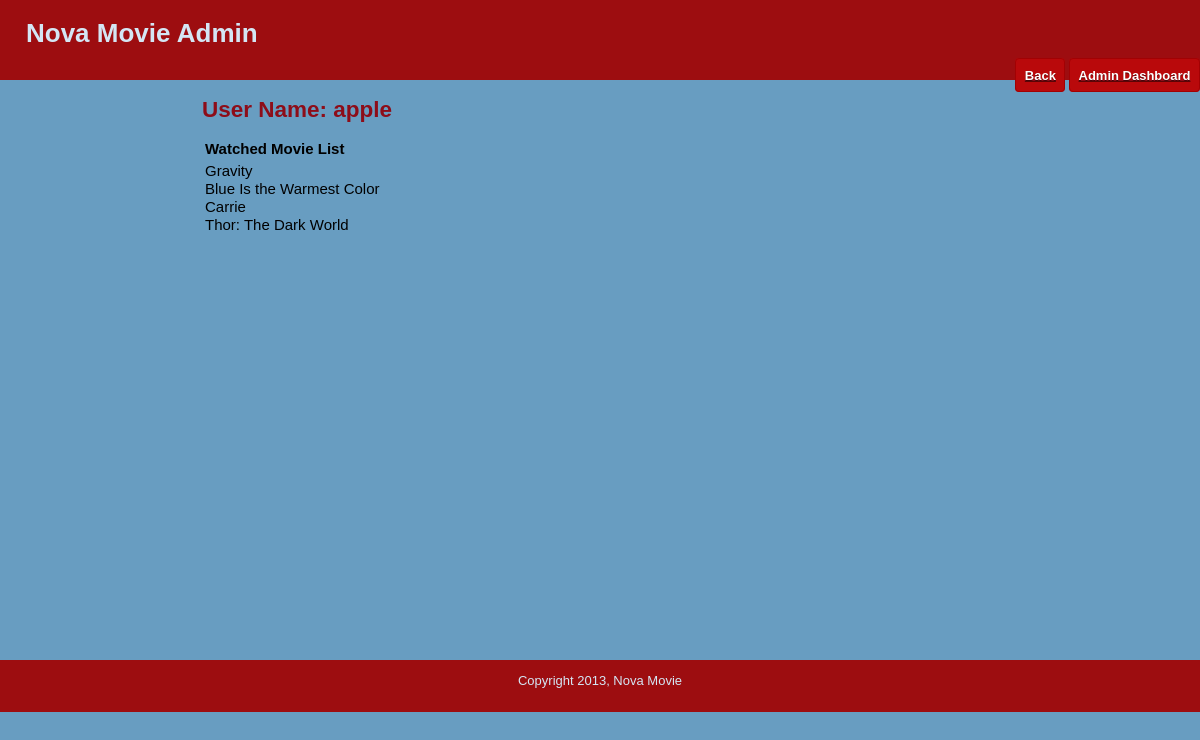
The app's page /public/watched_movie_for_admin.php?id=3 (signed in) with its own data.
### tables this page shows
CREATE TABLE user (
  id int Not NULL AUTO_INCREMENT,
  name MEDIUMTEXT Not NULL,  
  email varchar(255) not NULL,
  password MEDIUMTEXT not NULL,  
  start_date timestamp not NULL,
  expr_date timestamp not NULL,
  payment MEDIUMTEXT Default NULL,
  expired bit Default 0,   
  deleted bit default 0,  
  PRIMARY KEY (id),
  unique (email)
);

CREATE TABLE watched(
  id int Not NULL AUTO_INCREMENT,
  user_id int Not NULL,
  movie_id int  Not NULL,
  PRIMARY KEY (id),
  FOREIGN KEY (user_id) REFERENCES user(id)
    ON DELETE CASCADE ON UPDATE CASCADE,
  FOREIGN KEY (movie_id) REFERENCES movie(id)
    ON DELETE CASCADE ON UPDATE CASCADE
);

### includes/functions.php (called while the page is built, shortened)
<?php
	function find_user_by_id($user_id) {
		global $connection;
		$safe_user_id = mysqli_real_escape_string($connection, $user_id);
		$query  = "SELECT * ";
		$query .= "FROM user ";
		$query .= "WHERE id = {$safe_user_id} ";
		$query .= "LIMIT 1";
		$user_set = mysqli_query($connection, $query);
		if($user = mysqli_fetch_assoc($user_set)) {
			return $user;
		} else {
			return null;
		}
	}
	function find_watched_by_userid($user_id){
	global $connection;
	$query  = "SELECT DISTINCT  watched.id, name ";
	$query .= "FROM movie, watched ";
	$query .= " WHERE user_id = '{$user_id}' ";
	$query .= " AND movie.id = movie_id ";
	$watched_set = mysqli_query($connection, $query);
	return $watched_set;
	}
?>

### public/watched_movie_for_admin.php (the view, shortened to what this page needs)
<?php require_once("../includes/db_connection.php"); ?>
<?php require_once("../includes/functions.php"); ?>
<?php
  $user = find_user_by_id($_GET["id"]);
?>
<?php
  $watched_set = find_watched_by_userid($_GET["id"]);
?>
<?php include("../includes/layouts/header.php"); ?>
<div class="hlinks">
   <a href="edit_user.php?id=<?php echo urlencode($user["id"]); ?>"><span class="text">Back</span></a>
   <a href="admin_dashboard.php"><span class="text">Admin Dashboard</span></a>
</div>
</div>
<div id="main">
  <div id="navigation">
  </div>
  <div id="page">
    <h2>User Name: <?php echo htmlentities($user["name"]); ?></h2>
	<table>
    <tr>
	    <th style="text-align: left; ">Watched Movie List</th>
    </tr>
	<?php while($watched = mysqli_fetch_assoc($watched_set)) { ?>
	<tr><td>
	     <?php echo htmlentities($watched["name"]); ?>
	</td></tr>
	<?php } ?>
	</table>
  </div>
</div>
<?php include("../includes/layouts/footer.php"); ?>

### public/stylesheets/public.css (style rules this page uses)
html { height: 100%; width: 100%; }
body { width: 100%; height: 100%; margin: 0; padding: 0; border: 0; font-family: Verdana, Arial, Helvetica, sans-serif; font-size: 13px; line-height: 15px; background: #689DC1; }
a { color: #8D0D19; }
#header .hlinks { float: right; }
#header .hlinks .text { border: 1px solid #A20103; border-radius: 4px 4px 4px 4px; color: white; padding: 8.5px; font-weight: 700; text-shadow: 0 1px 0 rgba(0,0,0,.5); background: #b9090b; }
#main { height: 580px; width: 100%; margin: 0; padding: 0; }
#navigation { float: left; width: 120px; height: 100%; margin: 0; padding: 0 2em; color: #9D0D10; }
#page { float: left; height: 100%; padding-left: 2em; vertical-align: top; font-size: 15px; line-height: 14px; }
#page h2 { color: #8D0D19; margin-top: 1em; }
td { height:14px; }
th { height:22px; }

### records on screen
user: name "apple"
watched: name "Gravity"
watched: name "Blue Is the Warmest Color"
watched: name "Carrie"
watched: name "Thor: The Dark World"
